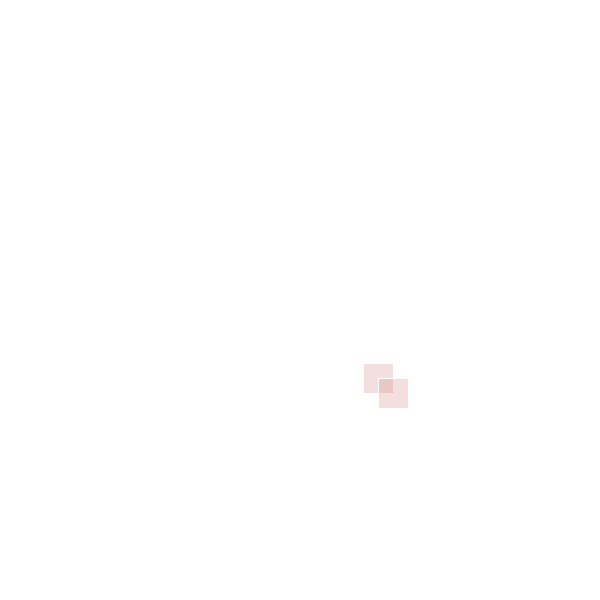
Frame 1 (no input)
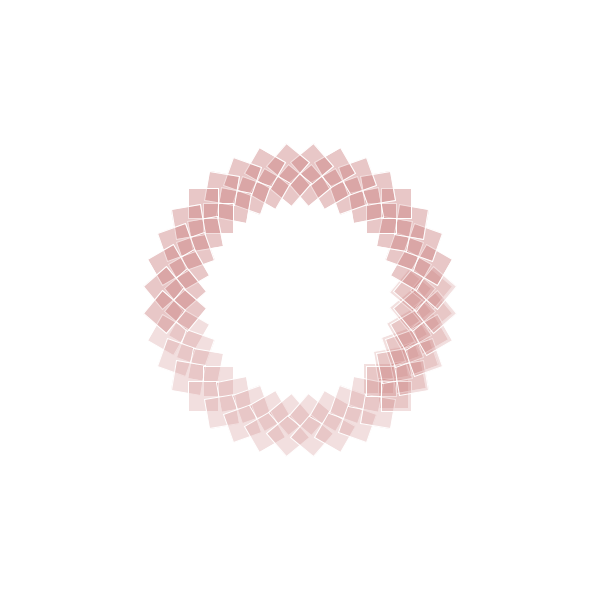
Frame 60 (the mouse pressed at the canvas centre just before this capture)
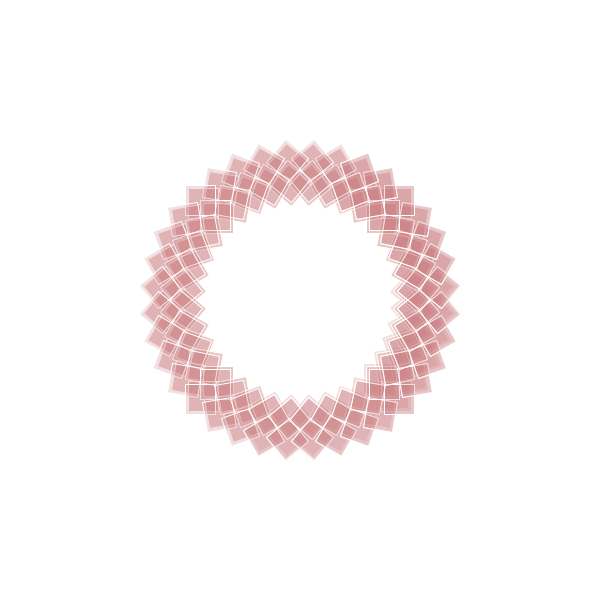
Frame 120 (the mouse held since frame 60 and released just before this capture)

The Processing sketch that drew these frames (run headless with seeded random() and noise(); from frame 60 on, the mouse is pressed at the canvas centre):

// Processing sketch: processing_96425
// ── processing_96425.pde

//Wenda Lewis Teh
//WK11 Assignment

float rotation = 0;
float a;

void setup() {
  size(600, 600);
  background(255);
}

void draw() {
  pushMatrix();
  stroke(255);
  translate(300, 300);
  rotate(radians(rotation));
  fill(200, 120, map(second(), 0, 59, 0, 255), 60);
  a = map(second(), 0, 59, 0, width/3.5); 
  rect(-15 +a, -15 +a, 30, 30);
  rect(0 +a, 0 +a, 30, 30);
  rotation -= 10;
  popMatrix();
}
